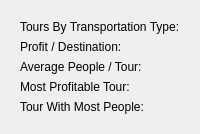
          <widget class="QWidget" name="tourStatsTab">
           <attribute name="title">
            <string>Tours</string>
           </attribute>
           <layout class="QHBoxLayout" name="horizontalLayout" stretch="5">
            <item>
             <widget class="QWidget" name="widget_3" native="true">
              <layout class="QVBoxLayout" name="verticalLayout_4" stretch="0,4,0,4,2">
               <item>
                <widget class="QLabel" name="label_12">
                 <property name="text">
                  <string>Tours By Transportation Type:</string>
                 </property>
                </widget>
               </item>
               <item>
                <layout class="QHBoxLayout" name="toursPie"/>
               </item>
               <item>
                <widget class="QLabel" name="label_13">
                 <property name="text">
                  <string>Profit / Destination:</string>
                 </property>
                </widget>
               </item>
               <item>
                <layout class="QHBoxLayout" name="toursBar"/>
               </item>
               <item>
                <layout class="QFormLayout" name="formLayout">
                 <item row="1" column="0">
                  <widget class="QLabel" name="label_3">
                   <property name="text">
                    <string>Average People / Tour:</string>
                   </property>
                  </widget>
                 </item>
                 <item row="2" column="0">
                  <widget class="QLabel" name="label_6">
                   <property name="text">
                    <string>Most Profitable Tour:</string>
                   </property>
                  </widget>
                 </item>
                 <item row="3" column="0">
                  <widget class="QLabel" name="label_8">
                   <property name="text">
                    <string>Tour With Most People:</string>
                   </property>
                  </widget>
                 </item>
                 <item row="1" column="1">
                  <widget class="QLabel" name="avgPeoplePTLbl">
                   <property name="text">
                    <string/>
                   </property>
                  </widget>
                 </item>
                 <item row="2" column="1">
                  <widget class="QLabel" name="mostProfTourLbl">
                   <property name="text">
                    <string/>
                   </property>
                  </widget>
                 </item>
                 <item row="3" column="1">
                  <widget class="QLabel" name="tourWthMosPplLbl">
                   <property name="text">
                    <string/>
                   </property>
                  </widget>
                 </item>
                </layout>
               </item>
              </layout>
             </widget>
            </item>
           </layout>
          </widget>
